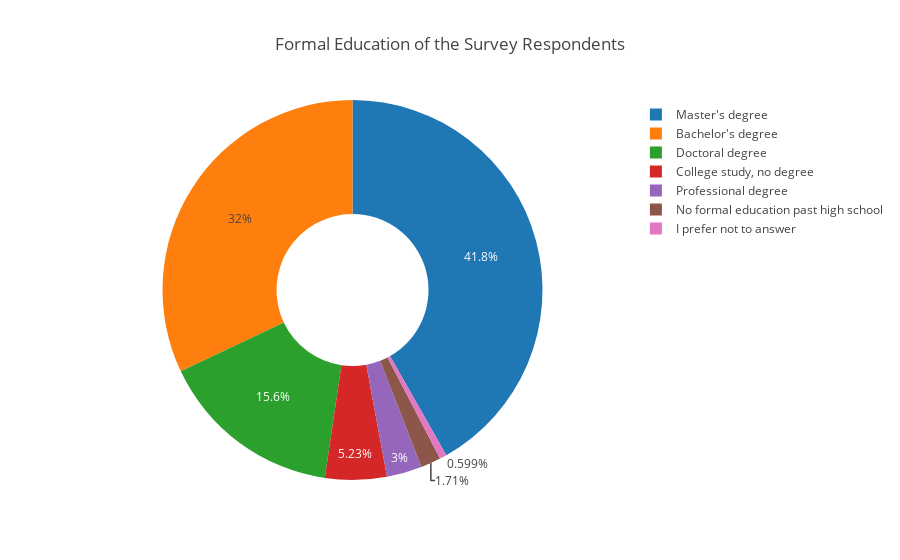

Here is the notebook cell this chart was saved with:
### Code cell
edu = multiRes['FormalEducation'].value_counts()
labels = (np.array(edu.index))

values = (np.array((edu / edu.sum())*100))

trace = go.Pie(labels=labels, values=values, hole=0.4, hoverinfo='label+percent')

layout = go.Layout(
    title='Formal Education of the Survey Respondents'
)

data = [trace]
fig = go.Figure(data=data, layout=layout)
# Show image in jupyter notebook
plotly.offline.iplot(fig, filename='FormalEducation')

# Save the image
plotly.plotly.image.save_as(fig, filename='FormalEducation.png')

### Figure 1 — Plotly figure (JSON) as saved in the notebook; plotly's stock layout.template omitted (floating-point values rounded to 4 significant figures)
{"data": [{"hole": 0.4, "hoverinfo": "label+percent", "labels": ["Master's degree", "Bachelor's degree", "Doctoral degree", "College study, no degree", "Professional degree", "No formal education past high school", "I prefer not to answer"], "type": "pie", "values": [41.78, 32.04, 15.63, 5.235, 3.004, 1.712, 0.5994]}], "layout": {"title": "Formal Education of the Survey Respondents"}}
